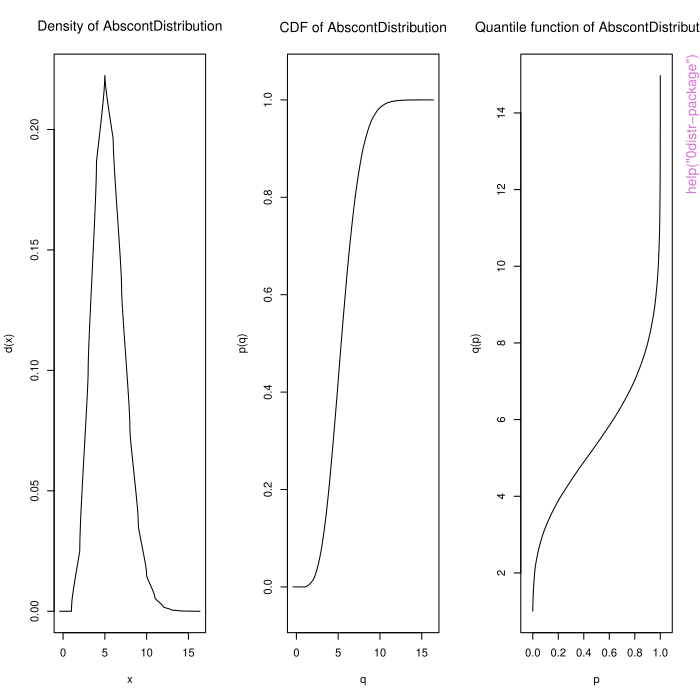

R code for this plot:
pkgname <- "distr"
source(file.path(R.home("share"), "R", "examples-header.R"))
options(warn = 1)
library('distr')

base::assign(".oldSearch", base::search(), pos = 'CheckExEnv')
base::assign(".old_wd", base::getwd(), pos = 'CheckExEnv')
cleanEx()
nameEx("0distr-package")
### * 0distr-package

flush(stderr()); flush(stdout())

### Name: distr-package
### Title: distr - Object Oriented Implementation of Distributions
### Aliases: distr-package distr
### Keywords: package distribution

### ** Examples

X <- Unif(2,3)
Y <- Pois(lambda = 3)
Z <- X+Y  # generates Law of corresponding independent variables
p(Z)(0.2)
r(Z)(1000)
plot(Z+sin(Norm()))


cleanEx()
nameEx("AbscontDistribution-class")
### * AbscontDistribution-class

flush(stderr()); flush(stdout())

### Name: AbscontDistribution-class
### Title: Class "AbscontDistribution"
### Aliases: AbscontDistribution-class AffLinDistribution-class
###   AffLinAbscontDistribution-class sqrt,AbscontDistribution-method
###   initialize,AbscontDistribution-method
###   initialize,AffLinAbscontDistribution-method
###   sqrt,AbscontDistribution-method
### Keywords: distribution

### ** Examples

N <-  Norm() # N is a normal distribution with mean=0 and sd=1.
E <-  Exp() # E is an exponential distribution with rate=1.
A1 <-  E+1 # a new absolutely continuous distributions with exact slots d, p, q
A2 <-  A1*3 # a new absolutely continuous distributions with exact slots d, p, q
A3 <- N*0.9 + E*0.1 # a new absolutely continuous distribution with approximated slots d, p, q
r(A3)(1) # one random number generated from this distribution, e.g. -0.7150937
d(A3)(0) # The (approximated) density for x=0 is 0.43799.
p(A3)(0) # The (approximated) probability that x <= 0 is 0.45620.
q(A3)(.1) # The (approximated) 10 percent quantile is -1.06015.
## in RStudio or Jupytier IRKernel, use q.l(.)(.) instead of q(.)(.)



cleanEx()
nameEx("AbscontDistribution")
### * AbscontDistribution

flush(stderr()); flush(stdout())

### Name: AbscontDistribution
### Title: Generating function "AbscontDistribution"
### Aliases: AbscontDistribution
### Keywords: distribution

### ** Examples

plot(Norm())
plot(AbscontDistribution(r = rnorm))
plot(AbscontDistribution(d = dnorm))
plot(AbscontDistribution(p = pnorm))
plot(AbscontDistribution(q = qnorm))
plot(Ac <- AbscontDistribution(d = function(x, log = FALSE){
                                   d <- exp(-abs(x^3))
                                   ## unstandardized!!
                                   if(log) d <- log(d)
                                   return(d)}, 
                         withStand = TRUE))



cleanEx()
nameEx("Arcsine-class")
### * Arcsine-class

flush(stderr()); flush(stdout())

### Name: Arcsine-class
### Title: Class "Arcsine"
### Aliases: Arcsine-class Arcsine initialize,Arcsine-method
### Keywords: distribution

### ** Examples

A <- Arcsine()
# A is a Arcsine distribution with shape1 = 1 and shape2 = 1.
r(A)(3) # three random number generated from this distribution, e.g. 0.6979795
d(A)(c(-2,-1,-0.2,0,0.2,1,2)) # Density at x=c(-1,-0.2,0,0.2,1).
p(A)(c(-2,-1,-0.2,0,0.2,1,2)) # cdf at q=c(-1,-0.2,0,0.2,1).
q(A)(c(0,0.2,1,2)) # quantile function at at x=c(0,0.2,1).
## in RStudio or Jupyter IRKernel, use q.l(A)(c(0,0.2,1,2)) instead



cleanEx()
nameEx("Beta-class")
### * Beta-class

flush(stderr()); flush(stdout())

### Name: Beta-class
### Title: Class "Beta"
### Aliases: Beta-class Beta initialize,Beta-method
### Keywords: distribution

### ** Examples

B <- Beta(shape1 = 1, shape2 = 1)
# B is a beta distribution with shape1 = 1 and shape2 = 1.
r(B)(1) # one random number generated from this distribution, e.g. 0.6979795
d(B)(1) # Density of this distribution is 1 for x=1.
p(B)(1) # Probability that x < 1 is 1.
q(B)(.1) # Probability that x < 0.1 is 0.1.
shape1(B) # shape1 of this distribution is 1.
shape1(B) <- 2 # shape1 of this distribution is now 2.
Bn <- Beta(shape1 = 1, shape2 = 3, ncp = 5) 
# Bn is a beta distribution with shape1 = 1 and shape2 = 3 and ncp = 5.
B0 <- Bn; ncp(B0) <- 0; 
# B0 is just the same beta distribution as Bn but with ncp = 0
q(B0)(0.1) ## 
q(Bn)(0.1) ## => from R 2.3.0 on ncp no longer ignored...
## in RStudio or Jupyter IRKernel, use q.l(.)(.) instead of q(.)(.)



cleanEx()
nameEx("BetaParameter-class")
### * BetaParameter-class

flush(stderr()); flush(stdout())

### Name: BetaParameter-class
### Title: Class "BetaParameter"
### Aliases: BetaParameter-class initialize,BetaParameter-method
### Keywords: distribution

### ** Examples

W <- new("BetaParameter", shape1 = 1, shape2 = 1, ncp = 0)
shape2(W) # shape2 of this distribution is 1.
shape2(W) <- 2 # shape2 of this distribution is now 2.



cleanEx()
nameEx("Binom-class")
### * Binom-class

flush(stderr()); flush(stdout())

### Name: Binom-class
### Title: Class "Binom"
### Aliases: Binom-class Binom initialize,Binom-method
### Keywords: distribution

### ** Examples

B <- Binom(prob=0.5,size=1) # B is a binomial distribution with prob=0.5 and size=1.
r(B)(1) # # one random number generated from this distribution, e.g. 1
d(B)(1) # Density of this distribution is  0.5 for x=1.
p(B)(0.4) # Probability that x<0.4 is 0.5.
q(B)(.1) # x=0 is the smallest value x such that p(B)(x)>=0.1.
## in RStudio or Jupyter IRKernel, use q.l(.)(.) instead of q(.)(.)
size(B) # size of this distribution is 1.
size(B) <- 2 # size of this distribution is now 2.
C <- Binom(prob = 0.5, size = 1) # C is a binomial distribution with prob=0.5 and size=1.
D <- Binom(prob = 0.6, size = 1) # D is a binomial distribution with prob=0.6 and size=1.
E <- B + C # E is a binomial distribution with prob=0.5 and size=3.
F <- B + D # F is an object of class LatticeDistribution.
G <- B + as(D,"DiscreteDistribution") ## DiscreteDistribution



cleanEx()
nameEx("BinomParameter-class")
### * BinomParameter-class

flush(stderr()); flush(stdout())

### Name: BinomParameter-class
### Title: Class "BinomParameter"
### Aliases: BinomParameter-class initialize,BinomParameter-method
### Keywords: distribution

### ** Examples

W <- new("BinomParameter",prob=0.5,size=1)
size(W) # size of this distribution is 1.
size(W) <- 2 # size of this distribution is now 2.



cleanEx()
nameEx("Cauchy-class")
### * Cauchy-class

flush(stderr()); flush(stdout())

### Name: Cauchy-class
### Title: Class "Cauchy"
### Aliases: Cauchy-class Cauchy initialize,Cauchy-method
### Keywords: distribution

### ** Examples

C <- Cauchy(location = 1, scale = 1) # C is a Cauchy distribution with location=1 and scale=1.
r(C)(1) # one random number generated from this distribution, e.g. 4.104603
d(C)(1) # Density of this distribution is 0.3183099 for x=1.
p(C)(1) # Probability that x<1 is 0.5.
q(C)(.1) # Probability that x<-2.077684 is 0.1.
## in RStudio or Jupyter IRKernel, use q.l(.)(.) instead of q(.)(.)
location(C) # location of this distribution is 1.
location(C) <- 2 # location of this distribution is now 2.
is(C,"Td") # no
C0 <- Cauchy() # standard, i.e. location = 0, scale = 1
is(C0,"Td") # yes
as(C0,"Td") 



cleanEx()
nameEx("CauchyParameter-class")
### * CauchyParameter-class

flush(stderr()); flush(stdout())

### Name: CauchyParameter-class
### Title: Class "CauchyParameter"
### Aliases: CauchyParameter-class initialize,CauchyParameter-method
### Keywords: distribution

### ** Examples

W <- new("CauchyParameter",location=1,scale=1)
location(W) # location of this distribution is 1.
location(W) <- 2 # location of this distribution is now 2.



cleanEx()
nameEx("Chisq-class")
### * Chisq-class

flush(stderr()); flush(stdout())

### Name: Chisq-class
### Title: Class "Chisq"
### Aliases: Chisq-class Chisq initialize,Chisq-method
### Keywords: distribution

### ** Examples

C <- Chisq(df = 1, ncp = 1) # C is a chi-squared distribution with df=1 and ncp=1.
r(C)(1) # one random number generated from this distribution, e.g. 0.2557184
d(C)(1) # Density of this distribution is 0.2264666 for x = 1.
p(C)(1) # Probability that x < 1 is 0.4772499.
q(C)(.1) # Probability that x < 0.04270125 is 0.1.
## in RStudio or Jupyter IRKernel, use q.l(.)(.) instead of q(.)(.)
df(C) # df of this distribution is 1.
df(C) <- 2 # df of this distribution is now 2.
is(C, "Gammad") # no
C0 <- Chisq() # default: Chisq(df=1,ncp=0)
is(C0, "Gammad") # yes
as(C0,"Gammad")



cleanEx()
nameEx("ChisqParameter-class")
### * ChisqParameter-class

flush(stderr()); flush(stdout())

### Name: ChisqParameter-class
### Title: Class "ChisqParameter"
### Aliases: ChisqParameter-class initialize,ChisqParameter-method
### Keywords: distribution

### ** Examples

W <- new("ChisqParameter",df=1,ncp=1)
ncp(W) # ncp of this distribution is 1.
ncp(W) <- 2 # ncp of this distribution is now 2.



cleanEx()
nameEx("CompoundDistribution-class")
### * CompoundDistribution-class

flush(stderr()); flush(stdout())

### Name: CompoundDistribution-class
### Title: Class "CompoundDistribution"
### Aliases: CompoundDistribution-class NumbOfSummandsDistr SummandsDistr
###   NumbOfSummandsDistr-methods SummandsDistr-methods
###   NumbOfSummandsDistr,CompoundDistribution-method
###   SummandsDistr,CompoundDistribution-method
###   coerce,CompoundDistribution,UnivarLebDecDistribution-method
###   UnivDistrListOrDistribution-class
### Keywords: distribution

### ** Examples

CP <- CompoundDistribution(Pois(),Norm())
CP
p(CP)(0.3)          
plot(CP)



cleanEx()
nameEx("CompoundDistribution")
### * CompoundDistribution

flush(stderr()); flush(stdout())

### Name: CompoundDistribution
### Title: Generating function for Class "CompoundDistribution"
### Aliases: CompoundDistribution
### Keywords: distribution list

### ** Examples

CP0 <- CompoundDistribution(Pois(), Norm())
CP0
CP1 <- CompoundDistribution(DiscreteDistribution(supp = c(1,5,9,11),
                            prob = dbinom(0:3, size = 3,prob = 0.3)),Norm())
CP1
UL <- UnivarDistrList(Norm(), Binom(10,0.3), Chisq(df=4), Norm(),
                      Binom(10,0.3), Chisq(df=4), Norm(), Binom(10,0.3),
                      Chisq(df=4), Td(5), Td(10))
CP2 <- CompoundDistribution(DiscreteDistribution(supp = c(1,5,9,11),
                      prob = dbinom(0:3, size = 3, prob = 0.3)),UL)
plot(CP2)



cleanEx()
nameEx("ConvPow")
### * ConvPow

flush(stderr()); flush(stdout())

### Name: convpow-methods
### Title: Distribution of the sum of univariate i.i.d r.v's
### Aliases: convpow convpow-methods convpow,AcDcLcDistribution-method
###   convpow,AbscontDistribution-method convpow,LatticeDistribution-method
###   convpow,DiscreteDistribution-method convpow,AcDcLcDistribution-method
###   convpow,Norm-method convpow,Binom-method convpow,Nbinom-method
###   convpow,ExpOrGammaOrChisq-method convpow,Cauchy-method
###   convpow,Pois-method convpow,Dirac-method
### Keywords: distribution

### ** Examples

convpow(Exp()+Pois(),4)



cleanEx()
nameEx("DExp-class")
### * DExp-class

flush(stderr()); flush(stdout())

### Name: DExp-class
### Title: Class "DExp"
### Aliases: DExp-class DExp Laplace DoubleExponential
###   initialize,DExp-method
### Keywords: distribution

### ** Examples

D <- DExp(rate = 1) # D is a Laplace distribution with rate = 1.
r(D)(1) # one random number generated from this distribution, e.g. 0.4190765
d(D)(1) # Density of this distribution is 0.1839397 for x = 1.
p(D)(1) # Probability that x < 1 is 0.8160603.
q(D)(.1) # Probability that x < -1.609438 is 0.1.
## in RStudio or Jupyter IRKernel, use q.l(.)(.) instead of q(.)(.)
rate(D) # rate of this distribution is 1.
rate(D) <- 2 # rate of this distribution is now 2.
3*D ###  still a DExp -distribution



cleanEx()
nameEx("Dirac-class")
### * Dirac-class

flush(stderr()); flush(stdout())

### Name: Dirac-class
### Title: Class "Dirac"
### Aliases: Dirac-class Dirac initialize,Dirac-method log,Dirac-method
###   Math,Dirac-method
### Keywords: distribution

### ** Examples

D <- Dirac(location = 0) # D is a Dirac distribution with location=0.
r(D)(1)
# r(D)(1) generates a pseudo-random-number according to a Dirac
# distribution with location = 0,
# which of course will take 0 as value almost surely.
d(D)(0) # Density of this distribution is 1 for x = 0.
p(D)(1) # Probability that x < 1 is 1.
q(D)(.1) # q(D)(x) is always 0 (= location).
## in RStudio or Jupyter IRKernel, use q.l(.)(.) instead of q(.)(.)
location(D) # location of this distribution is 0.
location(D) <- 2 # location of this distribution is now 2.



cleanEx()
nameEx("DiracParameter-class")
### * DiracParameter-class

flush(stderr()); flush(stdout())

### Name: DiracParameter-class
### Title: Class "DiracParameter"
### Aliases: DiracParameter-class initialize,DiracParameter-method
### Keywords: distribution

### ** Examples

W <- new("DiracParameter",location=1)
location(W) # location of this distribution is 1.
location(W) <- 2 # location of this distribution is now 2.



cleanEx()
nameEx("DiscreteDistribution-class")
### * DiscreteDistribution-class

flush(stderr()); flush(stdout())

### Name: DiscreteDistribution-class
### Title: Class "DiscreteDistribution"
### Aliases: DiscreteDistribution-class AffLinDiscreteDistribution-class
###   initialize,DiscreteDistribution-method
###   initialize,AffLinDiscreteDistribution-method
###   sqrt,DiscreteDistribution-method
###   coerce,DiscreteDistribution,LatticeDistribution-method
###   coerce,AffLinDiscreteDistribution,LatticeDistribution-method
### Keywords: distribution

### ** Examples

# Dirac-measure at 0
D1 <- DiscreteDistribution(supp = 0)
support(D1)

# simple discrete distribution
D2 <- DiscreteDistribution(supp = c(1:5), prob = c(0.1, 0.2, 0.3, 0.2, 0.2))
plot(D2)
(pp <- p(D2)(support(D2)))
p(D2)(support(D2)-1e-5)
p(D2)(support(D2)+1e-5)
p.l(D2)(support(D2))
p.l(D2)(support(D2)-1e-5)
p.l(D2)(support(D2)+1e-5)
q(D2)(pp)
q(D2)(pp-1e-5)
q(D2)(pp+1e-5)
## in RStudio or Jupyter IRKernel, use q.l(.)(.) instead of q(.)(.)
q.r(D2)(pp)
q.r(D2)(pp-1e-5)
q.r(D2)(pp+1e-5)



cleanEx()
nameEx("DiscreteDistribution")
### * DiscreteDistribution

flush(stderr()); flush(stdout())

### Name: DiscreteDistribution
### Title: Generating function "DiscreteDistribution"
### Aliases: DiscreteDistribution
### Keywords: distribution

### ** Examples

# Dirac-measure at 0
D1 <- DiscreteDistribution(supp = 0)
D1
# simple discrete distribution
D2 <- DiscreteDistribution(supp = c(1:5), prob = c(0.1, 0.2, 0.3, 0.2, 0.2))
D2

plot(D2)



cleanEx()
nameEx("DistrList-class")
### * DistrList-class

flush(stderr()); flush(stdout())

### Name: DistrList-class
### Title: List of distributions
### Aliases: DistrList-class coerce,Distribution,DistrList-method
###   show,DistrList-method
### Keywords: distribution list

### ** Examples

(DL <- new("DistrList", list(Norm(), Exp())))
plot(DL)
as(Norm(), "DistrList")



cleanEx()
nameEx("DistrList")
### * DistrList

flush(stderr()); flush(stdout())

### Name: DistrList
### Title: Generating function for DistrList-class
### Aliases: DistrList
### Keywords: distribution list

### ** Examples

(DL <- DistrList(Norm(), Exp(), Pois()))
plot(DL)
as(Norm(), "DistrList")

## The function is currently defined as
function(...){ 
    new("DistrList", list(...)) 
}



cleanEx()
nameEx("DistrSymmList-class")
### * DistrSymmList-class

flush(stderr()); flush(stdout())

### Name: DistrSymmList-class
### Title: List of Symmetries for a List of Distributions
### Aliases: DistrSymmList-class
### Keywords: classes distribution

### ** Examples

new("DistrSymmList", list(NoSymmetry(), SphericalSymmetry(SymmCenter = 1), 
                          EllipticalSymmetry(SymmCenter = 2)))



cleanEx()
nameEx("DistrSymmList")
### * DistrSymmList

flush(stderr()); flush(stdout())

### Name: DistrSymmList
### Title: Generating function for DistrSymmList-class
### Aliases: DistrSymmList
### Keywords: distribution

### ** Examples

DistrSymmList(NoSymmetry(), SphericalSymmetry(SymmCenter = 1), 
              EllipticalSymmetry(SymmCenter = 2))

## The function is currently defined as
function (...){
    new("DistrSymmList", list(...))
}



cleanEx()
nameEx("EllipticalSymmetry-class")
### * EllipticalSymmetry-class

flush(stderr()); flush(stdout())

### Name: EllipticalSymmetry-class
### Title: Class for Elliptically Symmetric Distributions
### Aliases: EllipticalSymmetry-class
### Keywords: classes distribution

### ** Examples

new("EllipticalSymmetry")



cleanEx()
nameEx("EllipticalSymmetry")
### * EllipticalSymmetry

flush(stderr()); flush(stdout())

### Name: EllipticalSymmetry
### Title: Generating function for EllipticalSymmetry-class
### Aliases: EllipticalSymmetry
### Keywords: distribution

### ** Examples

EllipticalSymmetry()

## The function is currently defined as
function(SymmCenter = 0){ 
    new("EllipticalSymmetry", SymmCenter = SymmCenter) 
}



cleanEx()
nameEx("EmpiricalDistribution")
### * EmpiricalDistribution

flush(stderr()); flush(stdout())

### Name: EmpiricalDistribution
### Title: Generating function "EmpiricalDistribution"
### Aliases: EmpiricalDistribution
### Keywords: distribution

### ** Examples

x <- rnorm(20)
D1 <- EmpiricalDistribution(data = x)
D1

plot(D1)



cleanEx()
nameEx("EuclideanSpace-class")
### * EuclideanSpace-class

flush(stderr()); flush(stdout())

### Name: EuclideanSpace-class
### Title: Class "EuclideanSpace"
### Aliases: EuclideanSpace EuclideanSpace-class
###   initialize,EuclideanSpace-method
### Keywords: distribution

### ** Examples

E <- EuclideanSpace(dimension = 2) 
dimension(E) # The dimension of this space is 2.
dimension(E) <- 3 # The dimension of this space is now 3.
liesIn(E,c(0,0,0)) # TRUE
liesIn(E,c(0,0)) # FALSE



cleanEx()
nameEx("Exp-class")
### * Exp-class

flush(stderr()); flush(stdout())

### Name: Exp-class
### Title: Class "Exp"
### Aliases: Exp-class Exp initialize,Exp-method
### Keywords: distribution

### ** Examples

E <- Exp(rate = 1) # E is a exp distribution with rate = 1.
r(E)(1) # one random number generated from this distribution, e.g. 0.4190765
d(E)(1) # Density of this distribution is 0.3678794 for x = 1.
p(E)(1) # Probability that x < 1 is 0.6321206.
q(E)(.1) # Probability that x < 0.1053605 is 0.1.
## in RStudio or Jupyter IRKernel, use q.l(.)(.) instead of q(.)(.)
rate(E) # rate of this distribution is 1.
rate(E) <- 2 # rate of this distribution is now 2.
is(E, "Gammad") # yes
as(E,"Gammad")
is(E, "Weibull") 
E+E+E ###  a Gammad -distribution
2*E+Gammad(scale=1)



cleanEx()
nameEx("ExpOrGammaOrChisq-class")
### * ExpOrGammaOrChisq-class

flush(stderr()); flush(stdout())

### Name: ExpOrGammaOrChisq-class
### Title: Class "ExpOrGammaOrChisq"
### Aliases: ExpOrGammaOrChisq-class
### Keywords: internal distribution

### ** Examples

## class only used internally



cleanEx()
nameEx("ExpParameter-class")
### * ExpParameter-class

flush(stderr()); flush(stdout())

### Name: ExpParameter-class
### Title: Class "ExpParameter"
### Aliases: ExpParameter-class initialize,ExpParameter-method
### Keywords: distribution

### ** Examples

W <- new("ExpParameter", rate = 1)
rate(W) # rate of this distribution is 1.
rate(W) <- 2 # rate of this distribution is now 2.



cleanEx()
nameEx("FParameter-class")
### * FParameter-class

flush(stderr()); flush(stdout())

### Name: FParameter-class
### Title: Class "FParameter"
### Aliases: FParameter-class initialize,FParameter-method
### Keywords: distribution

### ** Examples

W <- new("FParameter", df1 = 1, df2 = 1, ncp = 0)
df2(W) # df2 of this distribution is 1.
df2(W) <- 2 # df2 of this distribution is now 2.



cleanEx()
nameEx("Fd-class")
### * Fd-class

flush(stderr()); flush(stdout())

### Name: Fd-class
### Title: Class "Fd"
### Aliases: Fd-class Fd initialize,Fd-method
### Keywords: distribution

### ** Examples

F <- Fd(df1 = 1, df2 = 1) # F is a F distribution with df=1 and df2=1.
r(F)(1) # one random number generated from this distribution, e.g. 29.37863
d(F)(1) # Density of this distribution is 0.1591549 for x=1 .
p(F)(1) # Probability that x<1 is 0.5.
q(F)(.1) # Probability that x<0.02508563 is 0.1.
## in RStudio or Jupyter IRKernel, use q.l(.)(.) instead of q(.)(.)
df1(F) # df1 of this distribution is 1.
df1(F) <- 2 # df1 of this distribution is now 2.
Fn <- Fd(df1 = 1, df2 = 1, ncp = 0.5) 
  # Fn is a F distribution with df=1, df2=1 and ncp =0.5.
d(Fn)(1) ## from R 2.3.0 on ncp no longer ignored...



cleanEx()
nameEx("GammaParameter-class")
### * GammaParameter-class

flush(stderr()); flush(stdout())

### Name: GammaParameter-class
### Title: Class "GammaParameter"
### Aliases: GammaParameter-class initialize,GammaParameter-method
### Keywords: distribution

### ** Examples

W <- new("GammaParameter",scale=1,shape=1)
shape(W) # shape of this distribution is 1.
shape(W) <- 2 # shape of this distribution is now 2.



cleanEx()
nameEx("Gammad-class")
### * Gammad-class

flush(stderr()); flush(stdout())

### Name: Gammad-class
### Title: Class "Gammad"
### Aliases: Gammad-class Gammad initialize,Gammad-method
### Keywords: distribution

### ** Examples

G <- Gammad(scale=1,shape=1) # G is a gamma distribution with scale=1 and shape=1.
r(G)(1) # one random number generated from this distribution, e.g. 0.1304441
d(G)(1) # Density of this distribution is 0.3678794 for x=1.
p(G)(1) # Probability that x<1 is 0.6321206.
q(G)(.1) # Probability that x<0.1053605 is 0.1.
## in RStudio or Jupyter IRKernel, use q.l(.)(.) instead of q(.)(.)
scale(G) # scale of this distribution is 1.
scale(G) <- 2 # scale of this distribution is now 2.



cleanEx()
nameEx("Geom-class")
### * Geom-class

flush(stderr()); flush(stdout())

### Name: Geom-class
### Title: Class "Geom"
### Aliases: Geom-class Geom initialize,Geom-method
### Keywords: distribution

### ** Examples

G <- Geom(prob = 0.5) # G is a geometric distribution with prob = 0.5.
r(G)(1) # one random number generated from this distribution, e.g. 0
d(G)(1) # Density of this distribution is 0.25 for x = 1.
p(G)(1) # Probability that x<1 is 0.75.
q(G)(.1) # x = 0 is the smallest value x such that p(G)(x) >= 0.1.
## in RStudio or Jupyter IRKernel, use q.l(.)(.) instead of q(.)(.)
prob(G) # prob of this distribution is 0.5.
prob(G) <- 0.6 # prob of this distribution is now 0.6.
as(G,"Nbinom")
G+G+G



cleanEx()
nameEx("Huberize-methods")
### * Huberize-methods

flush(stderr()); flush(stdout())

### Name: Huberize-methods
### Title: Methods for function Huberize in Package 'distr'
### Aliases: Huberize-methods Huberize Huberize,AcDcLcDistribution-method
### Keywords: distribution methods

### ** Examples

Hub <- Huberize(Norm(),lower=-1,upper=2)
Hub 
plot(Hub)



cleanEx()
nameEx("Hyper-class")
### * Hyper-class

flush(stderr()); flush(stdout())

### Name: Hyper-class
### Title: Class "Hyper"
### Aliases: Hyper-class Hyper initialize,Hyper-method
### Keywords: distribution

### ** Examples

H <- Hyper(m=3,n=3,k=3) # H is a hypergeometric distribution with m=3,n=3,k=3.
r(H)(1) # one random number generated from this distribution, e.g. 2
d(H)(1) # Density of this distribution is  0.45 for x=1.
p(H)(1) # Probability that x<1 is 0.5.
q(H)(.1) # x=1 is the smallest value x such that p(H)(x)>=0.1.
## in RStudio or Jupyter IRKernel, use q.l(.)(.) instead of q(.)(.)
m(H) # m of this distribution is 3.
m(H) <- 2 # m of this distribution is now 2.



cleanEx()
nameEx("HyperParameter-class")
### * HyperParameter-class

flush(stderr()); flush(stdout())

### Name: HyperParameter-class
### Title: Class "HyperParameter"
### Aliases: HyperParameter-class initialize,HyperParameter-method
### Keywords: distribution

### ** Examples

W <- new("HyperParameter",k=3, m=3, n=3)
m(W) # m of this distribution is 3.
m(W) <- 2 # m of this distribution is now 2.



cleanEx()
nameEx("Lattice-class")
### * Lattice-class

flush(stderr()); flush(stdout())

### Name: Lattice-class
### Title: Class "Lattice"
### Aliases: Lattice-class Lattice
### Keywords: distribution

### ** Examples

L <- Lattice(pivot = 0, width = 1, Length = Inf, name = "the Naturals")
name(L)
pivot(L) <- 1 ### now starting from 1



cleanEx()
nameEx("LatticeDistribution-class")
### * LatticeDistribution-class

flush(stderr()); flush(stdout())

### Name: LatticeDistribution-class
### Title: Class "LatticeDistribution"
### Aliases: AffLinLatticeDistribution-class LatticeDistribution-class
###   lattice lattice-method lattice,LatticeDistribution-method
###   initialize,LatticeDistribution-method
###   initialize,AffLinLatticeDistribution-method
###   sqrt,LatticeDistribution-method
###   coerce,LatticeDistribution,DiscreteDistribution-method
###   coerce,AffLinLatticeDistribution,AffLinDiscreteDistribution-method
### Keywords: distribution

### ** Examples

B <- Binom(prob = 0.1,size = 10) # B is a Binomial distribution w/ prob=0.1 and size=10.
P <- Pois(lambda = 1) # P is a Poisson distribution with lambda = 1.
D1 <- B+1 # a new Lattice distributions with exact slots d, p, q
D2 <- D1*3 # a new Lattice distributions with exact slots d, p, q
D3 <- B+P # a new Lattice distributions with approximated slots d, p, q
D4 <- D1+P # a new Lattice distributions with approximated slots d, p, q
support(D4) # the (approximated) support of this distribution is 1, 2, ..., 21
r(D4)(1) # one random number generated from this distribution, e.g. 4
d(D4)(1) # The (approximated) density for x=1 is 0.1282716.
p(D4)(1) # The (approximated) probability that x<=1 is 0.1282716.
q(D4)(.5) # The (approximated) 50 percent quantile is 3.
## in RStudio or Jupyter IRKernel, use q.l(.)(.) instead of q(.)(.)



cleanEx()
nameEx("LatticeDistribution")
### * LatticeDistribution

flush(stderr()); flush(stdout())

### Name: LatticeDistribution
### Title: Class "LatticeDistribution"
### Aliases: LatticeDistribution
### Keywords: distribution

### ** Examples

  LatticeDistribution(DiscreteDistribution = DiscreteDistribution(supp =
                       c(4,3,2), prob=c(0.3,0.1,0.6)))
  LatticeDistribution(supp = c(4,3,2))



cleanEx()
nameEx("Lnorm-class")
### * Lnorm-class

flush(stderr()); flush(stdout())

### Name: Lnorm-class
### Title: Class "Lnorm"
### Aliases: Lnorm-class Lnorm initialize,Lnorm-method
### Keywords: distribution

### ** Examples

L <- Lnorm(meanlog=1,sdlog=1) # L is a lnorm distribution with mean=1 and sd=1.
r(L)(1) # one random number generated from this distribution, e.g. 3.608011
d(L)(1) # Density of this distribution is 0.2419707 for x=1.
p(L)(1) # Probability that x<1 is 0.1586553.
q(L)(.1) # Probability that x<0.754612 is 0.1.
## in RStudio or Jupyter IRKernel, use q.l(.)(.) instead of q(.)(.)
meanlog(L) # meanlog of this distribution is 1.
meanlog(L) <- 2 # meanlog of this distribution is now 2.



cleanEx()
nameEx("LnormParameter-class")
### * LnormParameter-class

flush(stderr()); flush(stdout())

### Name: LnormParameter-class
### Title: Class "LnormParameter"
### Aliases: LnormParameter-class initialize,LnormParameter-method
### Keywords: distribution

### ** Examples

W <- new("LnormParameter",sdlog=1,meanlog=0)
meanlog(W) # meanlog of this distribution is 0.
meanlog(W) <- 2 # meanlog of this distribution is now 2.



cleanEx()
nameEx("Logis-class")
### * Logis-class

flush(stderr()); flush(stdout())

### Name: Logis-class
### Title: Class "Logis"
### Aliases: Logis-class Logis initialize,Logis-method
### Keywords: distribution

### ** Examples

L <- Logis(location = 1,scale = 1)
# L is a logistic distribution with  location = 1 and scale = 1.
r(L)(1) # one random number generated from this distribution, e.g. 5.87557
d(L)(1) # Density of this distribution is 0.25 for x = 1.
p(L)(1) # Probability that x < 1 is 0.5.
q(L)(.1) # Probability that x < -1.197225 is 0.1.
## in RStudio or Jupyter IRKernel, use q.l(.)(.) instead of q(.)(.)
location(L) # location of this distribution is 1.
location(L) <- 2 # location of this distribution is now 2.



cleanEx()
nameEx("LogisParameter-class")
### * LogisParameter-class

flush(stderr()); flush(stdout())

### Name: LogisParameter-class
### Title: Class "LogisParameter"
### Aliases: LogisParameter-class initialize,LogisParameter-method
### Keywords: distribution

### ** Examples

W <- new("LogisParameter",location=0,scale=1)
scale(W) # scale of this distribution is 1.
scale(W) <- 2 # scale of this distribution is now 2.



cleanEx()
nameEx("MakeAbscontDistribution")
### * MakeAbscontDistribution

flush(stderr()); flush(stdout())

### Name: makeAbscontDistribution
### Title: "makeAbscontDistribution"
### Aliases: makeAbscontDistribution
### Keywords: distribution

### ** Examples

  Hu <- Huberize(Norm(), -2,1)
  Hu
  plot(Hu)
  Hu0 <- makeAbscontDistribution(Hu)
  Hu0
  plot(Hu0)



cleanEx()
nameEx("MinMaximum-methods")
### * MinMaximum-methods

flush(stderr()); flush(stdout())

### Name: Minimum-methods
### Title: Methods for functions Minimum and Maximum in Package 'distr'
### Aliases: Minimum-methods Minimum Maximum-methods Maximum
###   Minimum,AbscontDistribution,AbscontDistribution-method
###   Minimum,DiscreteDistribution,DiscreteDistribution-method
###   Minimum,AbscontDistribution,Dirac-method
###   Minimum,AcDcLcDistribution,AcDcLcDistribution-method
###   Minimum,AbscontDistribution,numeric-method
###   Minimum,DiscreteDistribution,numeric-method
###   Minimum,AcDcLcDistribution,numeric-method
###   Maximum,AcDcLcDistribution,AcDcLcDistribution-method
###   Maximum,AcDcLcDistribution,numeric-method
### Keywords: distribution methods

### ** Examples

plot(Maximum(Unif(0,1), Minimum(Unif(0,1), Unif(0,1))))
plot(Minimum(Exp(4),4))
## a sometimes lengthy example...



cleanEx()
nameEx("Naturals-class")
### * Naturals-class

flush(stderr()); flush(stdout())

### Name: Naturals-class
### Title: Class "Naturals"
### Aliases: Naturals Naturals-class initialize,Naturals-method
### Keywords: distribution

### ** Examples

N <- Naturals()
liesIn(N,1) # TRUE
liesIn(N,c(0,1)) # FALSE
liesIn(N,0.1) # FALSE



cleanEx()
nameEx("Nbinom-class")
### * Nbinom-class

flush(stderr()); flush(stdout())

### Name: Nbinom-class
### Title: Class "Nbinom"
### Aliases: Nbinom-class Nbinom initialize,Nbinom-method
### Keywords: distribution

### ** Examples

N <- Nbinom(prob = 0.5, size = 1) # N is a binomial distribution with prob=0.5 and size=1.
r(N)(1) # one random number generated from this distribution, e.g. 3
d(N)(1) # Density of this distribution is  0.25 for x=1.
p(N)(0.4) # Probability that x<0.4 is 0.5.
q(N)(.1) # x=0 is the smallest value x such that p(B)(x)>=0.1.
## in RStudio or Jupyter IRKernel, use q.l(.)(.) instead of q(.)(.)
size(N) # size of this distribution is 1.
size(N) <- 2 # size of this distribution is now 2.



cleanEx()
nameEx("NbinomParameter-class")
### * NbinomParameter-class

flush(stderr()); flush(stdout())

### Name: NbinomParameter-class
### Title: Class "NbinomParameter"
### Aliases: NbinomParameter-class initialize,NbinomParameter-method
### Keywords: distribution

### ** Examples

W <- new("NbinomParameter",prob=0.5,size=1)
size(W) # size of this distribution is 1.
size(W) <- 2 # size of this distribution is now 2.



cleanEx()
nameEx("NoSymmetry-class")
### * NoSymmetry-class

flush(stderr()); flush(stdout())

### Name: NoSymmetry-class
### Title: Class for Non-symmetric Distributions
### Aliases: NoSymmetry-class
### Keywords: classes distribution

### ** Examples

new("NoSymmetry")



cleanEx()
nameEx("NoSymmetry")
### * NoSymmetry

flush(stderr()); flush(stdout())

### Name: NoSymmetry
### Title: Generating function for NoSymmetry-class
### Aliases: NoSymmetry
### Keywords: distribution

### ** Examples

NoSymmetry()

## The function is currently defined as
function(){ new("NoSymmetry") }



cleanEx()
nameEx("Norm-class")
### * Norm-class

flush(stderr()); flush(stdout())

### Name: Norm-class
### Title: Class "Norm"
### Aliases: Norm-class Norm initialize,Norm-method
### Keywords: distribution

### ** Examples

N <- Norm(mean=1,sd=1) # N is a normal distribution with mean=1 and sd=1.
r(N)(1) # one random number generated from this distribution, e.g. 2.257783
d(N)(1) # Density of this distribution is  0.3989423 for x=1.
p(N)(1) # Probability that x<1 is 0.5.
q(N)(.1) # Probability that x<-0.2815516 is 0.1.
## in RStudio or Jupyter IRKernel, use q.l(.)(.) instead of q(.)(.)
mean(N) # mean of this distribution is 1.
sd(N) <- 2 # sd of this distribution is now 2.
M <- Norm() # M is a normal distribution with mean=0 and sd=1.
O <- M+N # O is a normal distribution with mean=1 (=1+0) and sd=sqrt(5) (=sqrt(2^2+1^2)).



cleanEx()
nameEx("NormParameter-class")
### * NormParameter-class

flush(stderr()); flush(stdout())

### Name: NormParameter-class
### Title: Class "NormParameter"
### Aliases: NormParameter-class initialize,NormParameter-method
### Keywords: distribution

### ** Examples

W <- new("NormParameter", mean = 0, sd = 1)
sd(W) # sd of this distribution is 1.
sd(W) <- 2 # sd of this distribution is now 2.



cleanEx()
nameEx("Pois-class")
### * Pois-class

flush(stderr()); flush(stdout())

### Name: Pois-class
### Title: Class "Pois"
### Aliases: Pois-class Pois initialize,Pois-method
### Keywords: distribution

### ** Examples

P <- Pois(lambda = 1) # P is a Poisson distribution with lambda = 1.
r(P)(1) # one random number generated from this distribution, e.g. 1
d(P)(1) # Density of this distribution is 0.3678794 for x = 1.
p(P)(0.4) # Probability that x < 0.4 is 0.3678794.
q(P)(.1) # x = 0 is the smallest value x such that p(B)(x) >= 0.1.
## in RStudio or Jupyter IRKernel, use q.l(.)(.) instead of q(.)(.)
lambda(P) # lambda of this distribution is 1.
lambda(P) <- 2 # lambda of this distribution is now 2.
R <- Pois(lambda = 3) # R is a Poisson distribution with lambda = 2.
S <- P + R # R is a Poisson distribution with lambda = 5(=2+3).



cleanEx()
nameEx("PoisParameter-class")
### * PoisParameter-class

flush(stderr()); flush(stdout())

### Name: PoisParameter-class
### Title: Class "PoisParameter"
### Aliases: PoisParameter-class initialize,PoisParameter-method
### Keywords: distribution

### ** Examples

W <- new("PoisParameter",lambda = 1)
lambda(W) # lambda of this distribution is 1.
lambda(W) <- 2 # lambda of this distribution is now 2.



cleanEx()
nameEx("PosDefSymmMatrix-class")
### * PosDefSymmMatrix-class

flush(stderr()); flush(stdout())

### Name: PosDefSymmMatrix-class
### Title: Positive-[Semi-]definite, symmetric matrices
### Aliases: PosDefSymmMatrix-class PosSemDefSymmMatrix-class
### Keywords: classes array

### ** Examples

new("PosDefSymmMatrix", diag(2))



cleanEx()
nameEx("PosDefSymmMatrix")
### * PosDefSymmMatrix

flush(stderr()); flush(stdout())

### Name: PosDefSymmMatrix
### Title: Generating functions for PosSemDefSymmMatrix-class resp.
###   PosDefSymmMatrix-class
### Aliases: PosDefSymmMatrix PosSemDefSymmMatrix
### Keywords: array

### ** Examples

PosSemDefSymmMatrix(1)
PosSemDefSymmMatrix(diag(2))
PosDefSymmMatrix(1)
PosDefSymmMatrix(diag(2))



cleanEx()
nameEx("Reals-class")
### * Reals-class

flush(stderr()); flush(stdout())

### Name: Reals-class
### Title: Class "Reals"
### Aliases: Reals Reals-class initialize,Reals-method
### Keywords: distribution

### ** Examples

R <- Reals()
liesIn(R,c(0,0)) # FALSE



cleanEx()
nameEx("RtoDPQ.LC")
### * RtoDPQ.LC

flush(stderr()); flush(stdout())

### Name: RtoDPQ.LC
### Title: Default procedure to fill slots d,p,q given r for Lebesgue
###   decomposed distributions
### Aliases: RtoDPQ.LC
### Keywords: math distribution arith

### ** Examples

rn2 <- function(n)ifelse(rbinom(n,1,0.3),rnorm(n)^2,rbinom(n,4,.3))
x <- RtoDPQ.LC(r = rn2, e = 4, n = 512)
plot(x)
# returns density, cumulative distribution and quantile function of
# squared standard normal distribution
d.discrete(x)(4)
x2 <- RtoDPQ.LC(r = rn2, e = 5, n = 1024) # for a better result
plot(x2)



cleanEx()
nameEx("RtoDPQ")
### * RtoDPQ

flush(stderr()); flush(stdout())

### Name: RtoDPQ
### Title: Default procedure to fill slots d,p,q given r for a.c.
###   distributions
### Aliases: RtoDPQ
### Keywords: math distribution arith

### ** Examples

rn2 <- function(n){rnorm(n)^2}
x <- RtoDPQ(r = rn2, e = 4, n = 512)
# returns density, cumulative distribution and quantile function of
# squared standard normal distribution
x$dfun(4)
RtoDPQ(r = rn2, e = 5, n = 1024) # for a better result

rp2 <- function(n){rpois(n, lambda = 1)^2}
x <- RtoDPQ.d(r = rp2, e = 5)
# returns density, cumulative distribution and quantile function of
# squared Poisson distribution with parameter lambda=1



cleanEx()
nameEx("RtoDPQ.d")
### * RtoDPQ.d

flush(stderr()); flush(stdout())

### Name: RtoDPQ.d
### Title: Default procedure to fill slots d,p,q given r for discrete
###   distributions
### Aliases: RtoDPQ.d
### Keywords: math distribution arith

### ** Examples

rn2 <- function(n){rnorm(n)^2}
x <- RtoDPQ(r = rn2, e = 4, n = 512)
# returns density, cumulative distribution and quantile function of
# squared standard  normal distribution

x$dfun(4)
RtoDPQ(r = rn2, e = 5, n = 1024) # for a better result

rp2 <- function(n){rpois(n, lambda = 1)^2}
x <- RtoDPQ.d(r = rp2, e = 5)
# returns density, cumulative distribution and quantile function of
# squared Poisson distribution with parameter lambda=1



cleanEx()
nameEx("SphericalSymmetry-class")
### * SphericalSymmetry-class

flush(stderr()); flush(stdout())

### Name: SphericalSymmetry-class
### Title: Class for Spherical Symmetric Distributions
### Aliases: SphericalSymmetry-class
### Keywords: classes distribution

### ** Examples

new("SphericalSymmetry")



cleanEx()
nameEx("SphericalSymmetry")
### * SphericalSymmetry

flush(stderr()); flush(stdout())

### Name: SphericalSymmetry
### Title: Generating function for SphericalSymmetry-class
### Aliases: SphericalSymmetry
### Keywords: distribution

### ** Examples

SphericalSymmetry()

## The function is currently defined as
function(SymmCenter = 0){ 
    new("SphericalSymmetry", SymmCenter = SymmCenter) 
}



cleanEx()
nameEx("TParameter-class")
### * TParameter-class

flush(stderr()); flush(stdout())

### Name: TParameter-class
### Title: Class "TParameter"
### Aliases: TParameter-class initialize,TParameter-method
### Keywords: distribution

### ** Examples

W <- new("TParameter",df=1, ncp = 0)
df(W) # df of this distribution is 1.
df(W) <- 2 # df of this distribution is now 2.



cleanEx()
nameEx("Td-class")
### * Td-class

flush(stderr()); flush(stdout())

### Name: Td-class
### Title: Class "Td"
### Aliases: Td-class Td initialize,Td-method
### Keywords: distribution

### ** Examples

T <- Td(df = 1) # T is a t distribution with df = 1.
r(T)(1) # one random number generated from this distribution, e.g. -0.09697573
d(T)(1) # Density of this distribution is 0.1591549 for x = 1.
p(T)(1) # Probability that x < 1 is 0.75.
q(T)(.1) # Probability that x < -3.077684 is 0.1.
## in RStudio or Jupyter IRKernel, use q.l(.)(.) instead of q(.)(.)
df(T) # df of this distribution is 1.
df(T) <- 2 # df of this distribution is now 2.
Tn <- Td(df = 1, ncp = 5) 
  # T is a noncentral t distribution with df = 1 and ncp = 5.
d(Tn)(1) ## from R 2.3.0 on ncp no longer ignored...



cleanEx()
nameEx("Truncate-methods")
### * Truncate-methods

flush(stderr()); flush(stdout())

### Name: Truncate-methods
### Title: Methods for function Truncate in Package 'distr'
### Aliases: Truncate-methods Truncate Truncate,AbscontDistribution-method
###   Truncate,DiscreteDistribution-method
###   Truncate,LatticeDistribution-method
###   Truncate,UnivarLebDecDistribution-method
### Keywords: distribution methods

### ** Examples

plot(Truncate(Norm(),lower=-1,upper=2))
TN <- Truncate(Norm(),lower=15,upper=15.7) ### remarkably right!
plot(TN)
r(TN)(30)
TNG <- Truncate(Geom(prob=0.05),lower=325,upper=329) ### remarkably right!
plot(TNG)



cleanEx()
nameEx("UniNormParameter-class")
### * UniNormParameter-class

flush(stderr()); flush(stdout())

### Name: UniNormParameter-class
### Title: Class "UniNormParameter"
### Aliases: UniNormParameter-class initialize,UniNormParameter-method
### Keywords: distribution

### ** Examples

W <- new("UniNormParameter", mean = 0, sd = 1)
sd(W) # sd of this distribution is 1
sd(W) <- 2 # sd of this distribution is now 2



cleanEx()
nameEx("Unif-class")
### * Unif-class

flush(stderr()); flush(stdout())

### Name: Unif-class
### Title: Class "Unif"
### Aliases: Unif-class Unif initialize,Unif-method
### Keywords: distribution

### ** Examples

U <- Unif(Min=0,Max=2) # U is a uniform distribution with Min=0 and Max=2.
r(U)(1) # one random number generated from this distribution, e.g. 1.984357
d(U)(1) # Density of this distribution is 0.5 for x=1.
p(U)(1) # Probability that x<1 is 0.5.
q(U)(.1) # Probability that x<0.2 is 0.1.
## in RStudio or Jupyter IRKernel, use q.l(.)(.) instead of q(.)(.)
Min(U) # Min of this distribution is 0.
Min(U) <- 1 # Min of this distribution is now 1.
Min(U) # Min of this distribution is 1.
Min(U) <- 0
is(U/2,"Beta") # yes
V <- U/2; as(V,"Beta")



cleanEx()
nameEx("UnifParameter-class")
### * UnifParameter-class

flush(stderr()); flush(stdout())

### Name: UnifParameter-class
### Title: Class "UnifParameter"
### Aliases: UnifParameter-class initialize,UnifParameter-method
### Keywords: distribution

### ** Examples

W <- new("UnifParameter",Min=0,Max=1)
Max(W) # Max of this distribution is 1.
Max(W) <- 2 # Max of this distribution is now 2.



cleanEx()
nameEx("UnivarDistrList-class")
### * UnivarDistrList-class

flush(stderr()); flush(stdout())

### Name: UnivarDistrList-class
### Title: List of univariate distributions
### Aliases: UnivarDistrList-class
###   coerce,UnivariateDistribution,UnivarDistrList-method
### Keywords: distribution list

### ** Examples

(DL <- new("UnivarDistrList", list(Norm(), Exp())))
plot(DL)
as(Norm(), "UnivarDistrList")



cleanEx()
nameEx("UnivarDistrList")
### * UnivarDistrList

flush(stderr()); flush(stdout())

### Name: UnivarDistrList
### Title: Generating function for UnivarDistrList-class
### Aliases: UnivarDistrList
### Keywords: list distribution

### ** Examples

(DL <- UnivarDistrList(Norm(), Exp(), Pois()))
plot(DL)
as(Norm(), "UnivarDistrList")

## The function is currently defined as
function(...){ 
    new("UnivarDistrList", list(...)) 
}



cleanEx()
nameEx("UnivarLebDecDistribution-class")
### * UnivarLebDecDistribution-class

flush(stderr()); flush(stdout())

### Name: UnivarLebDecDistribution-class
### Title: Class "UnivarLebDecDistribution"
### Aliases: UnivarLebDecDistribution-class
###   AffLinUnivarLebDecDistribution-class AcDcLcDistribution-class acPart
###   discretePart acPart<- discretePart<- acPart-methods
###   discretePart-methods acPart<--methods discretePart<--methods
###   acPart,UnivarLebDecDistribution-method
###   discretePart,UnivarLebDecDistribution-method
###   acPart<-,UnivarLebDecDistribution-method
###   discretePart<-,UnivarLebDecDistribution-method acWeight
###   discreteWeight acWeight<- discreteWeight<- acWeight-methods
###   discreteWeight-methods acWeight<--methods discreteWeight<--methods
###   acWeight,UnivarLebDecDistribution-method
###   discreteWeight,UnivarLebDecDistribution-method
###   acWeight<-,UnivarLebDecDistribution-method
###   discreteWeight<-,UnivarLebDecDistribution-method
###   p.discrete,UnivarLebDecDistribution-method
###   d.discrete,UnivarLebDecDistribution-method
###   q.discrete,UnivarLebDecDistribution-method
###   r.discrete,UnivarLebDecDistribution-method
###   p.ac,UnivarLebDecDistribution-method
###   d.ac,UnivarLebDecDistribution-method
###   q.ac,UnivarLebDecDistribution-method
###   r.ac,UnivarLebDecDistribution-method p.discrete-methods
###   d.discrete-methods q.discrete-methods r.discrete-methods p.ac-methods
###   d.ac-methods q.ac-methods r.ac-methods p.discrete d.discrete
###   q.discrete r.discrete p.ac d.ac q.ac r.ac
###   coerce,AbscontDistribution,UnivarLebDecDistribution-method
###   coerce,DiscreteDistribution,UnivarLebDecDistribution-method
###   coerce,AffLinUnivarLebDecDistribution,UnivarLebDecDistribution-method
###   abs,UnivarLebDecDistribution-method
###   log,UnivarLebDecDistribution-method
###   log10,UnivarLebDecDistribution-method
###   Math,UnivarLebDecDistribution-method
###   ^,AcDcLcDistribution,Dirac-method exp,UnivarLebDecDistribution-method
###   sign,UnivarLebDecDistribution-method sign,AcDcLcDistribution-method
###   sqrt,UnivarLebDecDistribution-method sqrt,AcDcLcDistribution-method
### Keywords: distribution

### ** Examples

wg <- flat.mix(UnivarMixingDistribution(Unif(0,1),Unif(4,5),
               withSimplify=FALSE))
myLC <- UnivarLebDecDistribution(discretePart=Binom(3,.3), acPart = wg,
          discreteWeight=.2)
myLC
p(myLC)(0.3)
r(myLC)(30)
q(myLC)(0.9)
## in RStudio or Jupyter IRKernel, use q.l(.)(.) instead of q(.)(.)
acPart(myLC)
plot(myLC)
d.discrete(myLC)(2)
p.ac(myLC)(0)
acWeight(myLC)
plot(acPart(myLC))
plot(discretePart(myLC))
gaps(myLC)
support(myLC)
plot(as(Norm(),"UnivarLebDecDistribution"))



cleanEx()
nameEx("UnivarLebDecDistribution")
### * UnivarLebDecDistribution

flush(stderr()); flush(stdout())

### Name: UnivarLebDecDistribution
### Title: Generating function for Class "UnivarLebDecDistribution"
### Aliases: UnivarLebDecDistribution
### Keywords: distribution list

### ** Examples

mylist <- UnivarLebDecDistribution(discretePart=Binom(3,.3), acPart=Norm(2,2),
          acWeight=11/20)
mylist          



cleanEx()
nameEx("UnivarMixingDistribution-class")
### * UnivarMixingDistribution-class

flush(stderr()); flush(stdout())

### Name: UnivarMixingDistribution-class
### Title: Class "UnivarMixingDistribution"
### Aliases: UnivarMixingDistribution-class mixCoeff mixDistr mixCoeff<-
###   mixDistr<- mixCoeff<--methods mixDistr<--methods
###   mixCoeff<-,UnivarMixingDistribution-method
###   mixDistr<-,UnivarMixingDistribution-method mixCoeff-methods
###   mixDistr-methods mixCoeff,UnivarMixingDistribution-method
###   mixDistr,UnivarMixingDistribution-method
###   support,UnivarMixingDistribution-method
###   gaps,UnivarMixingDistribution-method
###   .logExact,UnivarMixingDistribution-method
###   .lowerExact,UnivarMixingDistribution-method
###   Symmetry,UnivarMixingDistribution-method
### Keywords: distribution

### ** Examples

mylist <- UnivarMixingDistribution(Binom(3,.3), Dirac(2), Norm(), 
          mixCoeff=c(1/4,1/5,11/20))
mylist2 <- UnivarMixingDistribution(Binom(3,.3), mylist, 
          mixCoeff=c(.3,.7))
mylist2
p(mylist)(0.3)          
mixDistr(mylist2)



cleanEx()
nameEx("UnivarMixingDistribution")
### * UnivarMixingDistribution

flush(stderr()); flush(stdout())

### Name: UnivarMixingDistribution
### Title: Generating function for Class "UnivarMixingDistribution"
### Aliases: UnivarMixingDistribution
### Keywords: distribution list

### ** Examples

mylist <- UnivarMixingDistribution(Binom(3,.3), Dirac(2), Norm(), 
          mixCoeff=c(1/4,1/5,11/20))



cleanEx()
nameEx("Weibull-class")
### * Weibull-class

flush(stderr()); flush(stdout())

### Name: Weibull-class
### Title: Class "Weibull"
### Aliases: Weibull-class Weibull initialize,Weibull-method
### Keywords: distribution

### ** Examples

W <- Weibull(shape=1,scale=1) # W is a Weibull distribution with shape=1 and scale=1.
r(W)(1) # one random number generated from this distribution, e.g. 0.5204105
d(W)(1) # Density of this distribution is 0.3678794 for x=1.
p(W)(1) # Probability that x<1 is 0.6321206.
q(W)(.1) # Probability that x<0.1053605 is 0.1.
## in RStudio or Jupyter IRKernel, use q.l(.)(.) instead of q(.)(.)
shape(W) # shape of this distribution is 1.
shape(W) <- 2 # shape of this distribution is now 2.



cleanEx()
nameEx("WeibullParameter-class")
### * WeibullParameter-class

flush(stderr()); flush(stdout())

### Name: WeibullParameter-class
### Title: Class "WeibullParameter"
### Aliases: WeibullParameter-class initialize,WeibullParameter-method
### Keywords: distribution

### ** Examples

W <- new("WeibullParameter",shape=1,scale=1)
shape(W) # shape of this distribution is 1.
shape(W) <- 2 # shape of this distribution is now 2.



cleanEx()
nameEx("decomposePM-methods")
### * decomposePM-methods

flush(stderr()); flush(stdout())

### Name: decomposePM-methods
### Title: Methods for function decomposePM in Package 'distr'
### Aliases: decomposePM-methods decomposePM
###   decomposePM,AbscontDistribution-method
###   decomposePM,DiscreteDistribution-method
###   decomposePM,UnivarLebDecDistribution-method
### Keywords: distribution methods

### ** Examples

decomposePM(Norm())
decomposePM(Binom(2,0.3)-Binom(5,.4))
decomposePM(UnivarLebDecDistribution(Norm(),Binom(2,0.3)-Binom(5,.4), 
            acWeight = 0.3))



cleanEx()
nameEx("distrARITH")
### * distrARITH

flush(stderr()); flush(stdout())

### Name: distrARITH
### Title: Arithmetics on Distributions
### Aliases: distrARITH ARITHMETICS
### Keywords: math distribution arith documentation

### ** Examples

distrARITH()



cleanEx()
nameEx("distrMASK")
### * distrMASK

flush(stderr()); flush(stdout())

### Name: distrMASK
### Title: Masking of/by other functions in package "distr"
### Aliases: distrMASK MASKING
### Keywords: programming distribution documentation

### ** Examples

distrMASK()



cleanEx()
nameEx("distroptions")
### * distroptions

flush(stderr()); flush(stdout())

### Name: distroptions
### Title: functions to change the global variables of the package 'distr'
### Aliases: distroptions getdistrOption DefaultNrGridPoints
###   DistrResolution DistrCollapse TruncQuantile WarningSim WarningArith
###   DefaultNrFFTGridPointsExponent RtoDPQ.e WarningArith WarningSim
###   withSweave warn.makeDNew withgaps use.generalized.inverse.by.default
###   DistributionAggregate.Unique.Warn
### Keywords: distribution

### ** Examples

distroptions("RtoDPQ.e") # returns the value of RtoDPQ.e, by default = 5
currentDistrOptions <- distroptions()
distroptions(RtoDPQ.e = 6)
distroptions("RtoDPQ.e") 
getdistrOption("RtoDPQ.e") 
distroptions(c("WarningSim","WarningArith"))   
getdistrOption("WarningSim")   
distroptions("WarningSim" = FALSE)   
         # switches off warnings as to (In)accuracy due to simulations
distroptions("WarningArith" = FALSE) 
         # switches off warnings as to arithmetics
distroptions(currentDistrOptions)



cleanEx()
nameEx("flat.LCD")
### * flat.LCD

flush(stderr()); flush(stdout())

### Name: flat.LCD
### Title: Flattening a list of Lebesgue decomposed distributions
### Aliases: flat.LCD
### Keywords: math distribution arith

### ** Examples

D1 <- as(Norm(),"UnivarLebDecDistribution")
D2 <- as(Pois(1),"UnivarLebDecDistribution")
D3 <- as(Binom(1,.4),"UnivarLebDecDistribution")
flat.LCD(D1,D2,D3, mixCoeff = c(0.4,0.5,0.1))



cleanEx()
nameEx("flat.mix")
### * flat.mix

flush(stderr()); flush(stdout())

### Name: flat.mix
### Title: Default procedure to fill slots d,p,q given r for Lebesgue
###   decomposed distributions
### Aliases: flat.mix
### Keywords: distribution arith

### ** Examples

D1 <- Norm()
D2 <- Pois(1)
D3 <- Binom(1,.4)
D4 <- UnivarMixingDistribution(D1,D2,D3, mixCoeff = c(0.4,0.5,0.1), 
      withSimplify = FALSE)
D <- UnivarMixingDistribution(D1,D4,D1,D2, mixCoeff = c(0.4,0.3,0.1,0.2), 
      withSimplify = FALSE)
D
D0<-flat.mix(D)
D0
plot(D0)



cleanEx()
nameEx("getLabel")
### * getLabel

flush(stderr()); flush(stdout())

### Name: getLabel
### Title: Labels for distribution objects
### Aliases: getLabel
### Keywords: distribution

### ** Examples

## example due to Kouros Owzar:
foo<- function(law,n, withnames = TRUE)
  {
    data.frame(muhat=mean(r(law)(n)),n=n,law= getLabel(law,withnames))
  } 
### a function that groups certain informations on 
##  created with distribution objects
do.call("rbind",lapply(list(Exp(1),Norm(0,1),Weibull(1,1)),foo,n=100))
do.call("rbind",lapply(list(Exp(1),Norm(0,1),Weibull(1,1)),foo,n=100,FALSE))



cleanEx()
nameEx("igamma")
### * igamma

flush(stderr()); flush(stdout())

### Name: igamma
### Title: Inverse of the digamma function
### Aliases: igamma
### Keywords: math

### ** Examples

igamma(digamma(c(1e-4,1,20,1e8)))



cleanEx()
nameEx("liesInSupport")
### * liesInSupport

flush(stderr()); flush(stdout())

### Name: liesInSupport
### Title: Generic Function for Testing the Support of a Distribution
### Aliases: liesInSupport liesInSupport-methods
###   liesInSupport,UnivarLebDecDistribution,numeric-method
###   liesInSupport,UnivarMixingDistribution,numeric-method
###   liesInSupport,LatticeDistribution,numeric-method
###   liesInSupport,DiscreteDistribution,numeric-method
###   liesInSupport,Distribution,matrix-method
###   liesInSupport,AbscontDistribution,numeric-method
###   liesInSupport,ExpOrGammaOrChisq,numeric-method
###   liesInSupport,Lnorm,numeric-method liesInSupport,Fd,numeric-method
###   liesInSupport,Norm,numeric-method liesInSupport,DExp,numeric-method
###   liesInSupport,Cauchy,numeric-method liesInSupport,Td,numeric-method
###   liesInSupport,Logis,numeric-method
###   liesInSupport,Weibull,numeric-method
###   liesInSupport,Unif,numeric-method liesInSupport,Beta,numeric-method
### Keywords: distribution methods

### ** Examples

liesInSupport(Exp(1), rnorm(10))

# note
x <- rpois(10, lambda = 10)
liesInSupport(Pois(1), x)
# better
liesInSupport(Pois(1), x, checkFin = TRUE)
liesInSupport(Pois(1), 1000*x, checkFin = TRUE)
liesInSupport(-10*Pois(1), -10*x+1, checkFin = TRUE)

xs = c(1000*x,runif(10))
D <- UnivarMixingDistribution(Pois(1),Unif())
liesInSupport(D, xs)




cleanEx()
nameEx("operators-methods")
### * operators-methods

flush(stderr()); flush(stdout())

### Name: operators-methods
### Title: Methods for operators +,-,*,/,... in Package distr
### Aliases: operators-methods operators
###   -,UnivariateDistribution,missing-method
###   -,LatticeDistribution,missing-method -,Norm,missing-method
###   +,UnivariateDistribution,numeric-method
###   +,AbscontDistribution,numeric-method
###   +,DiscreteDistribution,numeric-method
###   +,LatticeDistribution,numeric-method
###   +,UnivarLebDecDistribution,numeric-method
###   +,AffLinAbscontDistribution,numeric-method
###   +,AffLinDiscreteDistribution,numeric-method
###   +,AffLinLatticeDistribution,numeric-method
###   +,AffLinUnivarLebDecDistribution,numeric-method
###   +,CompoundDistribution,numeric-method +,Cauchy,numeric-method
###   +,Dirac,numeric-method +,Norm,numeric-method +,Unif,numeric-method
###   +,numeric,UnivariateDistribution-method
###   +,numeric,LatticeDistribution-method
###   -,UnivariateDistribution,numeric-method
###   -,UnivariateDistribution,UnivariateDistribution-method
###   -,LatticeDistribution,numeric-method
###   -,LatticeDistribution,LatticeDistribution-method
###   -,LatticeDistribution,UnivariateDistribution-method
###   -,UnivariateDistribution,LatticeDistribution-method
###   -,AcDcLcDistribution,AcDcLcDistribution-method
###   -,numeric,UnivariateDistribution-method
###   -,numeric,LatticeDistribution-method
###   *,UnivariateDistribution,numeric-method
###   *,AbscontDistribution,numeric-method
###   *,DiscreteDistribution,numeric-method
###   *,LatticeDistribution,numeric-method
###   *,UnivarLebDecDistribution,numeric-method
###   *,CompoundDistribution,numeric-method
###   *,AffLinAbscontDistribution,numeric-method
###   *,AffLinDiscreteDistribution,numeric-method
###   *,AffLinLatticeDistribution,numeric-method
###   *,AffLinUnivarLebDecDistribution,numeric-method *,DExp,numeric-method
###   *,Exp,numeric-method *,ExpOrGammaOrChisq,numeric-method
###   *,Weibull,numeric-method *,Cauchy,numeric-method
###   *,Dirac,numeric-method *,Norm,numeric-method *,Logis,numeric-method
###   *,Lnorm,numeric-method *,Unif,numeric-method
###   *,numeric,UnivariateDistribution-method
###   *,numeric,LatticeDistribution-method
###   /,UnivariateDistribution,numeric-method
###   /,LatticeDistribution,numeric-method
###   +,UnivariateDistribution,UnivariateDistribution-method
###   +,AbscontDistribution,AbscontDistribution-method
###   +,AbscontDistribution,DiscreteDistribution-method
###   +,DiscreteDistribution,AbscontDistribution-method
###   +,DiscreteDistribution,DiscreteDistribution-method
###   +,LatticeDistribution,DiscreteDistribution-method
###   +,LatticeDistribution,LatticeDistribution-method
###   +,UnivarLebDecDistribution,UnivarLebDecDistribution-method
###   +,AcDcLcDistribution,AcDcLcDistribution-method +,Binom,Binom-method
###   +,Cauchy,Cauchy-method +,Chisq,Chisq-method +,Dirac,Dirac-method
###   +,ExpOrGammaOrChisq,ExpOrGammaOrChisq-method +,Pois,Pois-method
###   +,Nbinom,Nbinom-method +,Norm,Norm-method +,Logis,numeric-method
###   +,Dirac,UnivariateDistribution-method
###   +,Dirac,DiscreteDistribution-method
###   +,UnivariateDistribution,Dirac-method -,numeric,Beta-method
###   -,Dirac,Dirac-method *,Dirac,Dirac-method
###   *,Dirac,UnivariateDistribution-method
###   *,UnivariateDistribution,Dirac-method
###   *,AcDcLcDistribution,AcDcLcDistribution-method /,Dirac,Dirac-method
###   /,numeric,Dirac-method /,numeric,AcDcLcDistribution-method
###   /,AcDcLcDistribution,AcDcLcDistribution-method
###   ^,AcDcLcDistribution,numeric-method
###   ^,AcDcLcDistribution,Integer-method
###   ^,AcDcLcDistribution,AcDcLcDistribution-method
###   ^,numeric,AcDcLcDistribution-method
### Keywords: math distribution arith

### ** Examples

N <- Norm(0,3)
P <- Pois(4)
a <- 3
N + a
N + P
N - a
a * N
a * P
N / a + sin( a * P - N)
N * P
N / N
1.2 ^ N
abs(N) ^ 1.3



cleanEx()
nameEx("options")
### * options

flush(stderr()); flush(stdout())

### Name: options
### Title: additional options in package 'distr'
### Aliases: options newDevice
### Keywords: environment iplot dplot

### ** Examples

getOption("newDevice") 
options("newDevice"=TRUE) 



cleanEx()
nameEx("p-methods")
### * p-methods

flush(stderr()); flush(stdout())

### Name: p-methods
### Title: Methods for Function p in Package 'distr'
### Aliases: p.r-methods p.r p.r,Distribution-method p-methods p
###   p,Distribution-method
### Keywords: distribution methods

### ** Examples

require(distr)
N <- Norm()
p(N)(0.3)
p.r(N)(0.3)



cleanEx()
nameEx("plot-methods")
### * plot-methods

flush(stderr()); flush(stdout())

### Name: plot-methods
### Title: Methods for Function plot in Package 'distr'
### Aliases: plot plot-methods
###   plot,AffLinUnivarLebDecDistribution,missing-method
###   plot,UnivarLebDecDistribution,missing-method
###   plot,AbscontDistribution,missing-method
###   plot,DiscreteDistribution,missing-method
###   plot,CompoundDistribution,missing-method
###   plot,DistrList,missing-method
### Keywords: methods hplot distribution

### ** Examples

plot(Binom(size = 4, prob = 0.3))
plot(Binom(size = 4, prob = 0.3), do.points = FALSE)
plot(Binom(size = 4, prob = 0.3), verticals = FALSE)
plot(Binom(size = 4, prob = 0.3), main = TRUE)
plot(Binom(size = 4, prob = 0.3), main = FALSE)
plot(Binom(size = 4, prob = 0.3), cex.points = 1.2, pch = 20)
plot(Binom(size = 4, prob = 0.3), xlab = list("a1","a2", "a3"),
           ylab=list("p"="U","q"="V","d"="W"))
B <- Binom(size = 4, prob = 0.3)
plot(B, col = "red", col.points = "green", main = TRUE, col.main = "blue", 
     col.sub = "orange", sub = TRUE, cex.sub = 0.6, col.inner = "brown")
plot(Nbinom(size = 4,prob = 0.3), cex.points = 1.2, col = "red", 
     col.points = "green")
plot(Nbinom(size = 4,prob = 0.3), cex.points = 1.2, pch.u = 20, pch.a = 10)
plot(Norm(), main = TRUE, cex.main = 3, tmar = 6)
plot(Norm(), inner = FALSE, main = TRUE, cex.main = 3, tmar = 6)
plot(Norm(), lwd = 3, col = "red", ngrid = 200, lty = 3, las = 2)
plot(Norm(), main = "my Distribution: %A", 
     inner = list(expression(paste(lambda,"-density of %C(%P)")), "CDF",
                  "Pseudo-inverse with param's %N"), 
     sub = "this plot was correctly generated on %D", 
     cex.inner = 0.9, cex.sub = 0.8)

plot(Norm(),panel.first=grid(4,4))
## does not (yet) work as desired:
plot(Norm(),panel.first=list(grid(5,5),grid(3,3),grid(4,4)))
li <- list(substitute(grid(5,5)),substitute(grid(3,3)),substitute(grid(4,4)))
plot(Norm(),panel.first=li)

plot(Cauchy())
plot(Cauchy(), xlim = c(-4,4))
plot(Chisq())
### the next ylab argument is just for illustration purposes
plot(Chisq(),mfColRow = FALSE,to.draw.arg="d",
     xlab="x",ylab=list(expression(paste(lambda,"-density of %C(%P)"))))
## substitution can be switched off
plot(Chisq(),mfColRow = FALSE,to.draw.arg="d",
     xlab="x",ylab=list(expression(paste(lambda,"-density of %C(%P)"))), withSubst=FALSE)
plot(Chisq(), log = "xy", ngrid = 100)
Ch <- Chisq(); setgaps(Ch); plot(Ch, do.points = FALSE)
setgaps(Ch, exactq = 3); plot(Ch, verticals = FALSE)
plot(Ch, cex = 1.2, pch.u = 20, pch.a = 10, col.points = "green", 
     col.vert = "red")

## Not run: 
##D  # to save time 
##D ## some distribution with gaps
##D wg <- flat.mix(UnivarMixingDistribution(Unif(0,1),Unif(4,5), 
##D                withSimplify=FALSE))
##D # some Lebesgue decomposed distribution 
##D mymix <- UnivarLebDecDistribution(acPart = wg, discretePart = Binom(4,.4),
##D          acWeight = 0.4)
##D plot(mymix)         
##D #
##D ## selection of subpanels for plotting
##D N <- Norm()
##D par(mfrow=c(1,2))
##D plot(N, mfColRow = FALSE, to.draw.arg=c("d","q"))
##D plot(N, mfColRow = FALSE, to.draw.arg=c(2,3))
##D par(mfrow=c(1,1))
##D 
##D wg <- flat.mix(UnivarMixingDistribution(Unif(0,1),Unif(4,5),
##D                withSimplify=FALSE))
##D myLC <- UnivarLebDecDistribution(discretePart=Binom(3,.3), acPart = wg,
##D           discreteWeight=.2)
##D layout(matrix(c(rep(1,6),2,2,3,3,4,4,5,5,5,6,6,6), 
##D               nrow=3, byrow=TRUE))
##D plot(myLC,mfColRow = FALSE,
##D      to.draw.arg=c("p","d.c","p.c","q.c", "p.d","q.d"))
##D 
##D P <- Pois(2)
##D plot(as(P,"UnivarLebDecDistribution"),mfColRow = FALSE,to.draw.arg=c("d.d"))
##D ### the next ylab argument is just for illustration purposes
##D plot(as(P,"UnivarLebDecDistribution"),mfColRow = FALSE,to.draw.arg=c("d.d"),
##D      xlab="x",ylab=list(expression(paste(lambda,"-density of %C(%P)"))))
## End(Not run)



cleanEx()
nameEx("q-methods")
### * q-methods

flush(stderr()); flush(stdout())

### Name: q-methods
### Title: Methods for Function q in Package 'distr'
### Aliases: q-methods q q,Distribution-method q.l-methods q.l
###   q.l,Distribution-method
### Keywords: distribution methods

### ** Examples

require(distr)
N <- Norm()
q(N)(0.3)
## in RStudio or Jupyter IRKernel, use q.l(.)(.) instead of q(.)(.)
q.l(N)(0.3)



cleanEx()
nameEx("qqbounds")
### * qqbounds

flush(stderr()); flush(stdout())

### Name: qqbounds
### Title: Computation of confidence intervals for qqplot
### Aliases: qqbounds
### Keywords: hplot distribution

### ** Examples

qqplot(Norm(15,sqrt(30)), Chisq(df=15))
## uses:
qqbounds(x = rnorm(30),Norm(),alpha=0.95,n=30,
        withConf.pw = TRUE, withConf.sim  = TRUE,
        exact.sCI=TRUE ,exact.pCI= TRUE,
        nosym.pCI = FALSE)
qqbounds(x = rchisq(30,df=4),Chisq(df=4),alpha=0.95,n=30,
        withConf.pw = TRUE, withConf.sim  = TRUE,
        exact.sCI=FALSE ,exact.pCI= FALSE,
        nosym.pCI = FALSE)
qqbounds(x = rchisq(30,df=4),Chisq(df=4),alpha=0.95,n=30,
        withConf.pw = TRUE, withConf.sim  = TRUE,
        exact.sCI=TRUE ,exact.pCI= TRUE,
        nosym.pCI = TRUE)



cleanEx()
nameEx("qqplot")
### * qqplot

flush(stderr()); flush(stdout())

### Name: qqplot
### Title: Methods for Function qqplot in Package 'distr'
### Aliases: qqplot qqplot-methods qqplot,ANY,ANY-method
###   qqplot,UnivariateDistribution,UnivariateDistribution-method
### Keywords: hplot distribution

### ** Examples

qqplot(Norm(15,sqrt(30)), Chisq(df=15))
## some discrete Distributions:
P <- Pois(5)
B <- Binom(size=2000,prob=5/2000)
qqplot(B,P)
## some Lebesgue-Decomposed distributions:
mylist <- UnivarLebDecDistribution(discretePart=Binom(3,.3), acPart=Norm(2,2),
               acWeight=11/20)
mylist2 <- mylist+0.1
qqplot(mylist,mylist2)
qqplot(mylist,mylist2,exact.pCI=FALSE,exact.sCI=FALSE)



cleanEx()
nameEx("simplifyD-methods")
### * simplifyD-methods

flush(stderr()); flush(stdout())

### Name: simplifyD-methods
### Title: Methods for function simplifyD in Package 'distr'
### Aliases: simplifyD-methods simplifyD
###   simplifyD,AbscontDistribution-method
###   simplifyD,DiscreteDistribution-method
###   simplifyD,UnivarLebDecDistribution-method
###   simplifyD,UnivarMixingDistribution-method
### Keywords: distribution methods

### ** Examples

set.seed(123)
Mix1 <- UnivarMixingDistribution(Norm(),Binom(2,.3),
  UnivarLebDecDistribution(acPart = Chisq(df = 2), discretePart = Nbinom(3,.09),
                           acWeight = 0.3),
  Norm()-Chisq(df=3), mixCoeff=c(0,0,0.2,0.8), withSimplify = FALSE)
Mix2 <- UnivarMixingDistribution(Norm(),Mix1, DExp(2),
        mixCoeff = c(0,0.2,0.8), withSimplify = FALSE)
Mix2        
simplifyD(Mix2)



cleanEx()
nameEx("simplifyr-methods")
### * simplifyr-methods

flush(stderr()); flush(stdout())

### Name: simplifyr-methods
### Title: Methods for Function simplifyr in Package 'distr'
### Aliases: simplifyr-methods simplifyr
###   simplifyr,UnivariateDistribution-method
### Keywords: math distribution arith

### ** Examples

F <- ( Norm() + Binom() + Pois() + Exp() ) * 2 - 10
system.time(r(F)(10^6))
simplifyr(F, size = 10^6)
system.time(r(F)(10^6))


cleanEx()
nameEx("standardMethods")
### * standardMethods

flush(stderr()); flush(stdout())

### Name: standardMethods
### Title: Utility to automatically generate accessor and replacement
###   functions
### Aliases: standardMethods
### Keywords: utilities programming

### ** Examples

setClass("testclass", representation(a = "numeric", b = "character"))
standardMethods("testclass")



### * <FOOTER>
###
cleanEx()
options(digits = 7L)
base::cat("Time elapsed: ", proc.time() - base::get("ptime", pos = 'CheckExEnv'),"\n")
grDevices::dev.off()
###
### Local variables: ***
### mode: outline-minor ***
### outline-regexp: "\\(> \\)?### [*]+" ***
### End: ***
quit('no')
